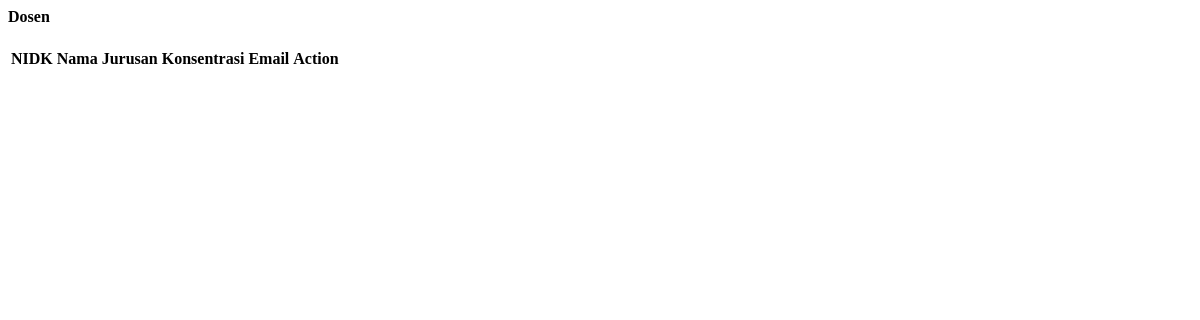
/pages/tampil-dosen.php, run on an earlier commit of the app's database.
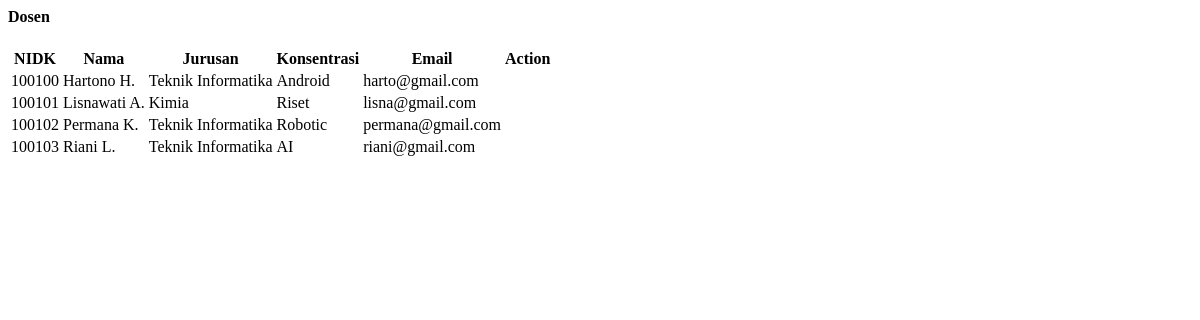
And on a later commit of the database.
### tables this page shows
CREATE TABLE `dosen` (
  `nidn` int(10) NOT NULL,
  `nama` varchar(30) NOT NULL,
  `jurusan` varchar(30) NOT NULL,
  `konsentrasi` varchar(30) NOT NULL,
  `email` varchar(30) NOT NULL
);

### pages/tampil-dosen.php (the view, shortened to what this page needs)
<?php
include ("../database/koneksi.php");
?>
<div class="row">
  <div class="col-md-12">
    <div class="card card-hero">
      <div class="card-header">
        <h4>Dosen</h4>
      </div>
      <div class="card-body p-0">
        <div class="table-wrapper-scroll-y my-custom-scrollbar">
          <table class="table table-striped">
            <tr>
              <th scope="col">NIDK</th>
              <th scope="col">Nama</th>
              <th scope="col">Jurusan</th>
              <th scope="col">Konsentrasi</th>
              <th scope="col">Email</th>
              <th scope="col">Action</th>
            </tr>
            <tbody>
              <?php
              $data = mysqli_query($conn,"select * from dosen");
              while($d=mysqli_fetch_array($data)){
                ?>
                <tr>
                  <td><?php echo $d['nidn'] ?></td>
                  <td class="font-weight-600"><?php echo $d['nama'] ?></td>
                  <td class="font-weight-600"><?php echo $d['jurusan'] ?></td>
                  <td class="font-weight-600"><?php echo $d['konsentrasi'] ?></td>
                  <td class="font-weight-600"><?php echo $d['email'] ?></td>
                  <td>
                  </td>
                </tr>
              <?php } ?>
            </tbody>
          </table>
        </div>
      </div>
    </div>
  </div>
</div>

What changed in the data, as far as the page shows it:
added dosen: nidn "100100", nama "Hartono H.", jurusan "Teknik Informatika", konsentrasi "Android", email "harto@gmail.com"
added dosen: nidn "100101", nama "Lisnawati A.", jurusan "Kimia", konsentrasi "Riset", email "lisna@gmail.com"
added dosen: nidn "100102", nama "Permana K.", jurusan "Teknik Informatika", konsentrasi "Robotic", email "permana@gmail.com"
added dosen: nidn "100103", nama "Riani L.", jurusan "Teknik Informatika", konsentrasi "AI", email "riani@gmail.com"
